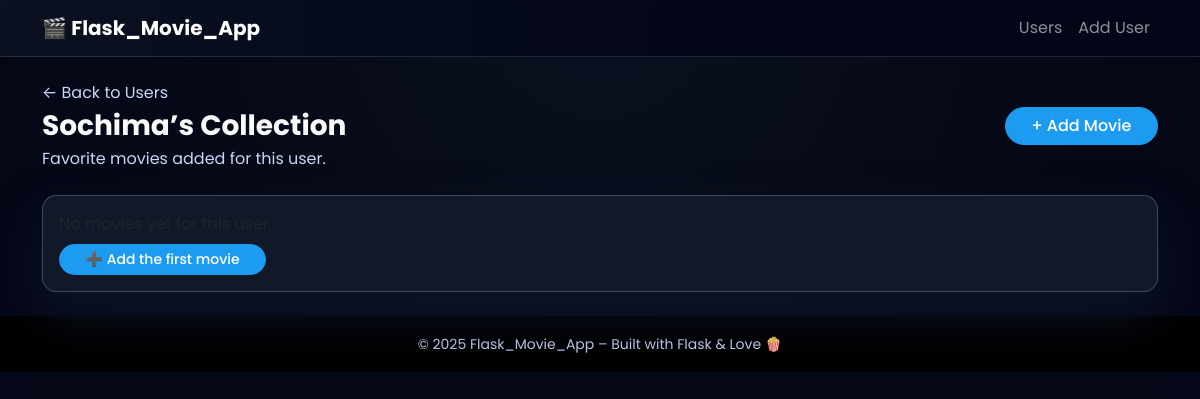
The page /users/2 on the database as committed earlier.
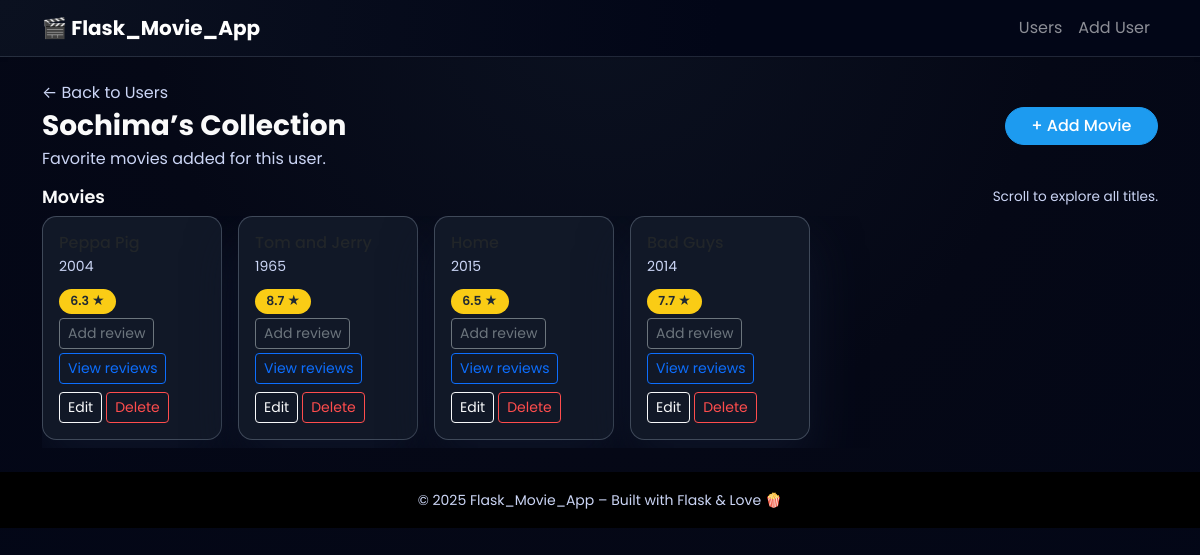
The same page on the database as committed later.
### models.py (models this page shows)
class User(db.Model):
    __tablename__ = "users"
    id = db.Column(db.Integer, primary_key=True)
    name = db.Column(db.String(100), nullable=False)
    movies = db.relationship(
        "Movie",
        back_populates="user",
        cascade="all, delete-orphan",
    )
    reviews = db.relationship(
        "Review",
        back_populates="user",
        cascade="all, delete-orphan",
    )

class Movie(db.Model):
    __tablename__ = "movies"
    id = db.Column(db.Integer, primary_key=True)
    name = db.Column(db.String(200), nullable=False)
    director_id = db.Column(db.Integer, db.ForeignKey("directors.id"), nullable=True)
    genre_id = db.Column(db.Integer, db.ForeignKey("genres.id"), nullable=True)
    director_obj = db.relationship("Director", back_populates="movies")
    genre_obj = db.relationship("Genre", back_populates="movies")
    year = db.Column(db.Integer, nullable=False)
    rating = db.Column(db.Float, nullable=False)
    user_id = db.Column(db.Integer, db.ForeignKey("users.id"), nullable=False)
    user = db.relationship("User", back_populates="movies")
    reviews = db.relationship(
        "Review",
        back_populates="movie",
        cascade="all, delete-orphan",
    )

### app.py (the view)
@app.route("/users/<int:user_id>")
def user_movies(user_id):
	user = get_user_or_404(user_id)
	movies = data_manager.get_user_movies(user_id)
	return render_template("user_movies.html", user=user, movies=movies)

### app.py (called while the page is built)
def get_user_or_404(user_id: int):
	user = data_manager.get_user(user_id)
	if user is None:
		abort(404)
	return user

### datamanager/sqlite_data_manager.py (called while the page is built)
    def get_user(self, user_id: int) -> Optional[User]:
        return self.session.get(User, user_id)

    def get_user_movies(self, user_id: int) -> List[Movie]:
        return (
            self.session.query(Movie)
            .filter(Movie.user_id == user_id)
            .all()
        )

### templates/user_movies.html (shortened to what this page needs)
{% extends "base.html" %}
{% block content %}
  <div class="d-flex justify-content-between align-items-center mb-3">
    <div>
      <p class="mb-1">
        <a href="{{ url_for('list_users') }}" class="text-decoration-none text-secondary">
          ← Back to Users
        </a>
      </p>
      <h1 class="h3 fw-bold mb-1">
        {{ user['name'] }}’s Collection
      </h1>
      <p class="text-secondary mb-0">
        Favorite movies added for this user.
      </p>
    </div>
    <div class="d-flex flex-column align-items-end gap-2">
      <a href="{{ url_for('add_movie', user_id=user['id']) }}" class="btn btn-primary">
        + Add Movie
      </a>
    </div>
  </div>
  {% if movies %}
    <section class="mt-3">
      <div class="d-flex justify-content-between align-items-center mb-2">
        <h2 class="section-title mb-0">Movies</h2>
        <p class="section-subtitle mb-0">
          Scroll to explore all titles.
        </p>
      </div>
      <div class="scroll-row">
        {% for movie in movies %}
          <div class="scroll-item">
            <div class="card movie-card h-100">
              <div class="card-body d-flex flex-column">
                <div class="mb-2">
                  <h3 class="h6 mb-1 text-truncate" title="{{ movie['name'] }}">
                  </h3>
                  <p class="mb-1 text-secondary small">
                    {{ movie['year'] }}
                  </p>
                </div>
                <div class="mt-auto">
                  <div class="d-flex justify-content-between align-items-center mb-2 flex-wrap gap-1">
                    <span class="badge-rating">
                      {{ movie['rating'] }} ★
                    </span>
                    <div class="d-flex flex-wrap gap-1">
                      <a
                        href="{{ url_for('add_review', user_id=user['id'], movie_id=movie['id']) }}"
                        class="btn btn-sm btn-outline-secondary"
                      >
                        Add review
                      </a>
                      <a
                        href="{{ url_for('movie_reviews', movie_id=movie['id']) }}"
                        class="btn btn-sm btn-outline-primary"
                      >
                        View reviews
                      </a>
                    </div>
                  </div>
                  <div class="d-flex flex-wrap gap-1">
                    <a
                      href="{{ url_for('update_movie', user_id=user['id'], movie_id=movie['id']) }}"
                      class="btn btn-sm btn-outline-light"
                    >
                      Edit
                    </a>
                    <a
                      href="{{ url_for('delete_movie', user_id=user['id'], movie_id=movie['id']) }}"
                      class="btn btn-sm btn-outline-danger"
                    >
                      Delete
                    </a>
                  </div>
                </div>
              </div>
            </div>
          </div>
        {% endfor %}
      </div>
    </section>
  {% else %}
    <div class="card user-card mt-4">
      <div class="card-body">
        <p class="mb-2">No movies yet for this user.</p>
        <a href="{{ url_for('add_movie', user_id=user['id']) }}" class="btn btn-primary btn-sm">
          ➕ Add the first movie
        </a>
      </div>
    </div>
  {% endif %}
{% endblock %}

### templates/base.html (shortened to what this page needs)
<!doctype html>
<html lang="en">
<head>
  <link
    href="https://cdn.jsdelivr.net/npm/bootstrap@5.3.3/dist/css/bootstrap.min.css"
    rel="stylesheet"
  >
  <link rel="stylesheet" href="{{ url_for('static', filename='css/style.css') }}">
</head>
<body>
  <nav class="navbar navbar-expand-lg navbar-dark bg-black shadow-sm">
    <div class="container">
      <a class="navbar-brand fw-bold" href="{{ url_for('index') }}">
        🎬 Flask_Movie_App
      </a>
      <div class="collapse navbar-collapse" id="navbarNav">
        <ul class="navbar-nav ms-auto">
          <li class="nav-item">
            <a class="nav-link" href="{{ url_for('list_users') }}">Users</a>
          </li>
          <li class="nav-item">
            <a class="nav-link" href="{{ url_for('add_user') }}">Add User</a>
          </li>
        </ul>
      </div>
    </div>
  </nav>
  <main class="container py-4">
    {% block content %}{% endblock %}
  </main>
  <footer class="bg-black text-center text-secondary py-3 mt-auto">
    <small>&copy; {{ 2025 }} Flask_Movie_App – Built with Flask & Love 🍿</small>
  </footer>
</body>
</html>

### static/css/style.css (style rules this page uses)
:root { --bg-main: #050816; --bg-card: #111827; --accent: #1d9bf0; --accent-soft: rgba(29, 155, 240, 0.4); }
body { font-family: "Poppins", system-ui, -apple-system, BlinkMacSystemFont, "Segoe UI", sans-serif; background: radial-gradient(circle at top, #0b1120 0, var(--bg-main) 45%, #020617 100%); color: #fafafa; min-height: 100vh; }
.text-secondary { color: #cbd5f5 !important; }
.navbar { background: radial-gradient(circle at top left, #0b1120, #020617 60%) !important; border-bottom: 1px solid rgba(148, 163, 184, 0.2); }
.btn-primary { background: var(--accent); border-color: var(--accent); font-weight: 500; border-radius: 999px; padding-inline: 1.6rem; }
.btn-outline-danger { color: #ff4d4d !important; border-color: #ff4d4d !important; }
.section-title { font-size: 1.1rem; font-weight: 600; margin-bottom: 0.75rem; }
.section-subtitle { font-size: 0.85rem; color: #cbd5f5; }
.user-card, .movie-card { background: var(--bg-card); border-radius: 0.9rem; border: 1px solid rgba(148, 163, 184, 0.35); box-shadow: 0 25px 50px rgba(15, 23, 42, 0.8); transition: transform 0.18s ease, box-shadow 0.18s ease, border-color 0.18s ease, background 0.18s ease; }
.badge-rating { background: #facc15; color: #1f2933 !important; border-radius: 999px; padding: 0.2rem 0.7rem; font-size: 0.78rem; font-weight: 600; }
.scroll-row { display: flex; gap: 1rem; overflow-x: auto; padding-bottom: 0.5rem; scroll-snap-type: x mandatory; }
.scroll-item { min-width: 180px; max-width: 180px; scroll-snap-align: start; }

Rows that differ between the two databases and show on the page:
added Movie: year "2004", rating "6.3"
added Movie: year "1965", rating "8.7"
added Movie: year "2015", rating "6.5"
added Movie: year "2014", rating "7.7"
Other text that changed with them:
text no longer shown: "➕ Add the first movie"
text now shown: "Movies Scroll to explore all titles."
